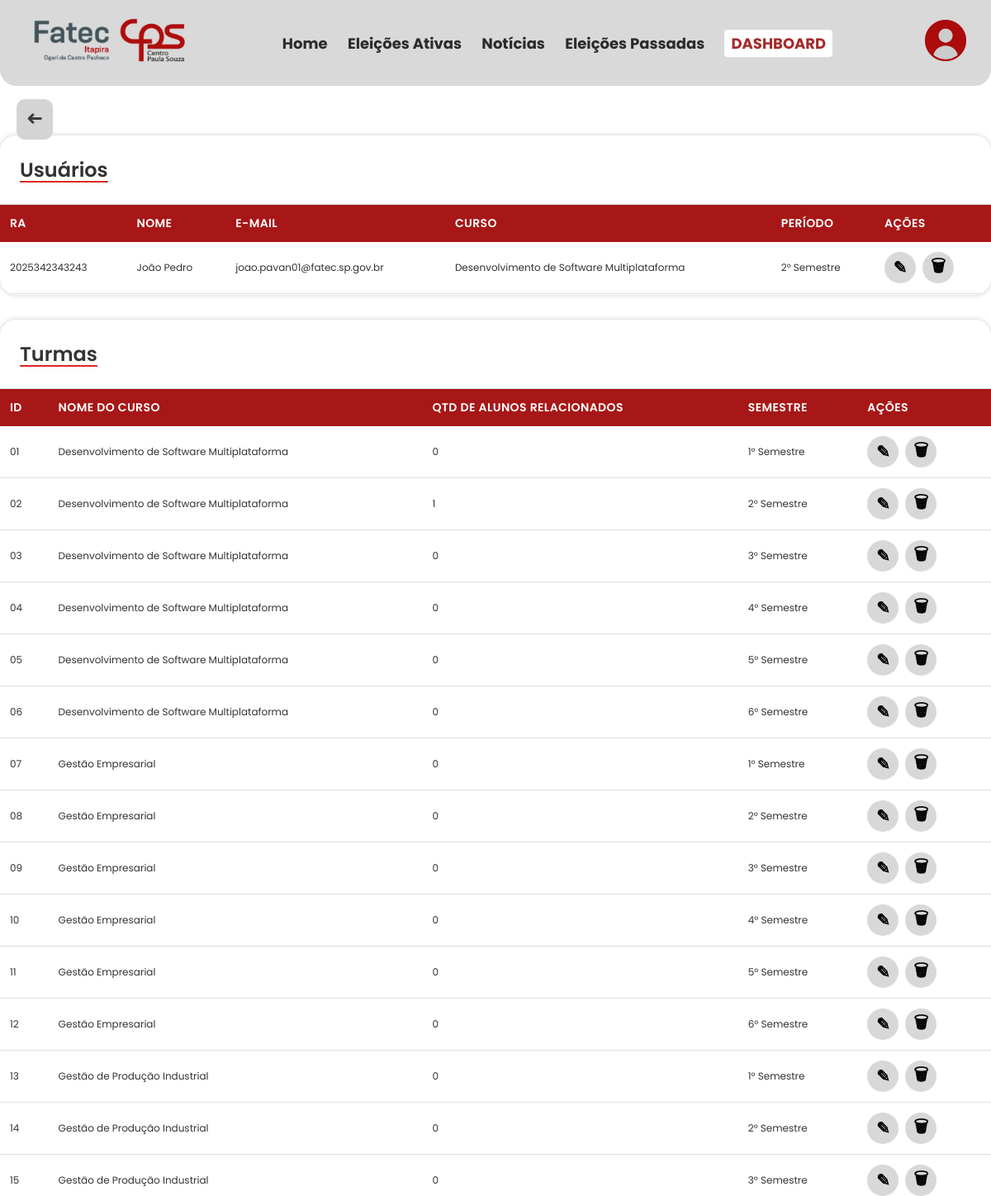
The page /Pages/turmausuario.php (signed in, upper part) on the database as committed earlier.
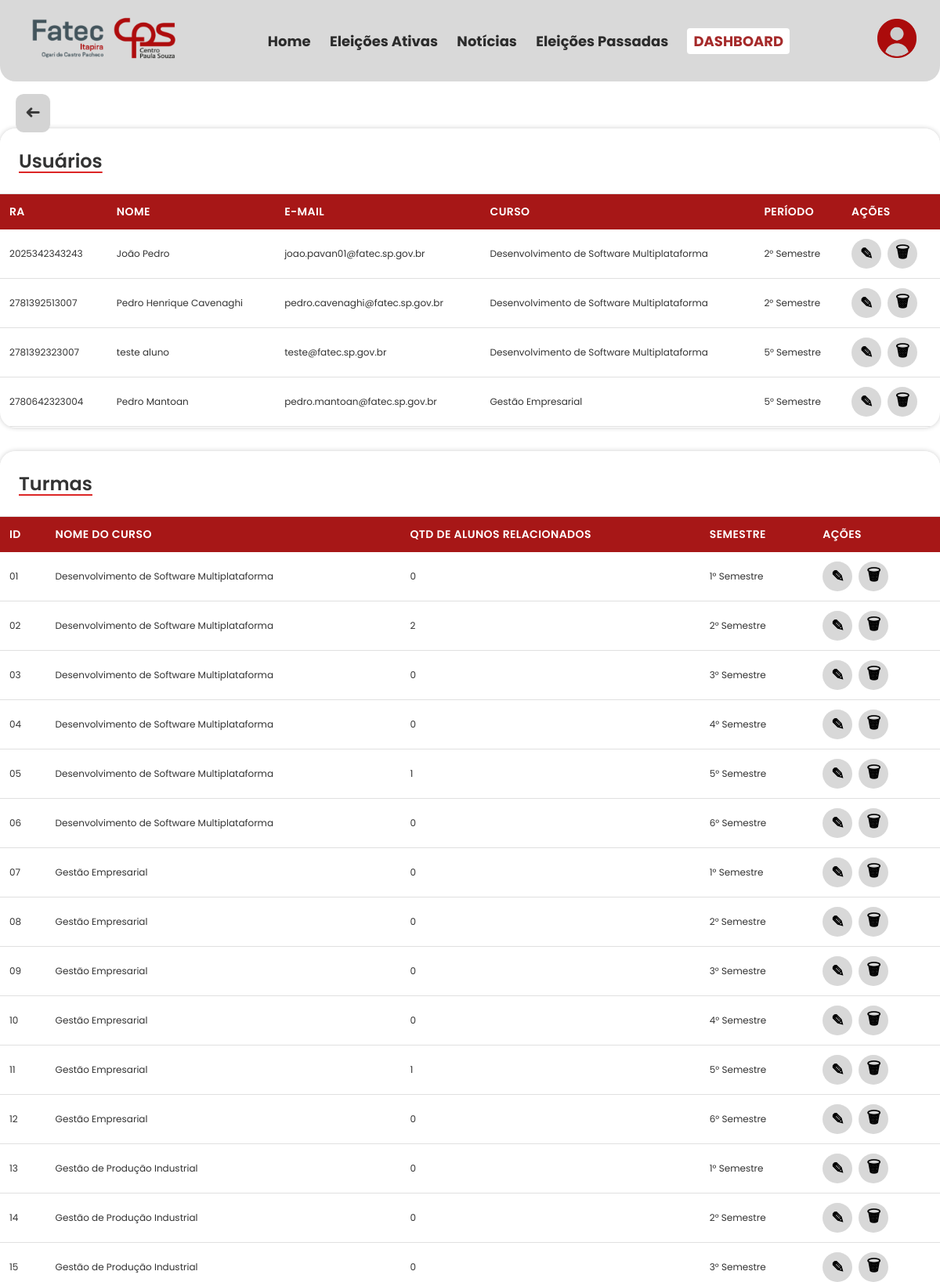
The same page on the database as committed later.
### tables this page shows
CREATE TABLE `alunos` (
  `id` int(11) NOT NULL,
  `ra` varchar(20) NOT NULL,
  `nome` varchar(100) NOT NULL,
  `email_institucional` varchar(100) NOT NULL,
  `senha` varchar(255) NOT NULL,
  `turma_id` int(11) DEFAULT NULL,
  `criado_data` timestamp NOT NULL DEFAULT current_timestamp(),
  `atualizado_data` timestamp NOT NULL DEFAULT current_timestamp() ON UPDATE current_timestamp()
);

CREATE TABLE `cursos` (
  `id` int(11) NOT NULL,
  `nome` varchar(50) NOT NULL
);

CREATE TABLE `semestres` (
  `id` int(11) NOT NULL,
  `nome` varchar(20) NOT NULL
);

CREATE TABLE `turmas` (
  `id` int(11) NOT NULL,
  `curso_id` int(11) NOT NULL,
  `semestre_id` int(11) NOT NULL
);

### Pages/turmausuario.php (the view, shortened to what the changed rows need)
<?php
include '../php/config.php';
$sqlUsuarios = "
    SELECT
        a.id AS aluno_id,
        a.ra,
        a.nome,
        a.email_institucional,
        c.nome AS curso_nome,
        s.nome AS semestre_nome
    FROM alunos a
    LEFT JOIN turmas t ON a.turma_id = t.id
    LEFT JOIN cursos c ON t.curso_id = c.id
    LEFT JOIN semestres s ON t.semestre_id = s.id
";
$resultUsuarios = $conexao->query($sqlUsuarios);
$sqlTurmas = "
    SELECT
        t.id AS turma_id,
        c.id AS curso_id,
        c.nome AS curso_nome,
        s.nome AS semestre_nome,
        COUNT(a.id) AS qtd_alunos
    FROM turmas t
    LEFT JOIN cursos c ON t.curso_id = c.id
    LEFT JOIN semestres s ON t.semestre_id = s.id
    LEFT JOIN alunos a ON a.turma_id = t.id
    GROUP BY t.id
";
$resultTurmas = $conexao->query($sqlTurmas);
?>
<!DOCTYPE html>
<html lang="pt-br">
<head>
    <link rel="stylesheet" href="../Styles/dashboard.css">
    <link rel="stylesheet" href="https://cdnjs.cloudflare.com/ajax/libs/animate.css/4.1.1/animate.min.css" />
    <link rel="stylesheet" href="https://cdnjs.cloudflare.com/ajax/libs/font-awesome/6.5.0/css/all.min.css">
    <link rel="stylesheet" href="https://cdnjs.cloudflare.com/ajax/libs/font-awesome/6.5.0/css/all.min.css">
</head>
<body>
    <div class="container" style="margin-top: 5%;">
        <div class="table-header">
            <h2>Usuários</h2>
        </div>
        <div class="table-container">
            <table>
                <thead>
                    <tr>
                        <th>RA</th>
                        <th>Nome</th>
                        <th>E-Mail</th>
                        <th>Curso</th>
                        <th>Período</th>
                        <th>Ações</th>
                    </tr>
                </thead>
                <tbody id="usuarios-tbody">
                <?php if ($resultUsuarios->num_rows > 0): ?>
                    <?php foreach ($resultUsuarios as $usuario): ?>
                        <tr>
                            <td><?php echo htmlspecialchars($usuario['ra']); ?></td>
                            <td><?php echo htmlspecialchars($usuario['nome']); ?></td>
                            <td><?php echo htmlspecialchars($usuario['email_institucional']); ?></td>
                            <td><?php echo htmlspecialchars($usuario['curso_nome']); ?></td>
                            <td><?php echo htmlspecialchars($usuario['semestre_nome']); ?></td>
                            <td>
                                <div class="actions">
                                    <button class="action-btn tableEdit-btn" title="Editar" onclick="editarUsuario('<?php echo $usuario['aluno_id']; ?>')">✎</button>
                                    <button class="action-btn tabledelete-btn" title="Excluir" onclick="excluirUsuario('<?php echo $usuario['aluno_id']; ?>')">🗑</button>
                                </div>
                            </td>
                        </tr>
                    <?php endforeach; ?>
                <?php else: ?>
                    <tr><td colspan="7">Nenhum usuário encontrado.</td></tr>
                <?php endif; ?>
            </tbody>
            </table>
        </div>
    </div>
    <div class="container">
        <div class="table-header">
            <h2>Turmas</h2>
        </div>
        <div class="table-container">
            <table>
                <thead>
                    <tr>
                        <th>ID</th>
                        <th>Nome do Curso</th>
                        <th>Qtd de Alunos Relacionados</th>
                        <th>Semestre</th>
                        <th>Ações</th>
                    </tr>
                </thead>
                <tbody id="turmas-tbody">
                <?php if ($resultTurmas->num_rows > 0): ?>
                    <?php foreach ($resultTurmas as $turma): ?>
                        <?php $idFormatado = str_pad($turma['turma_id'], 2, '0', STR_PAD_LEFT); ?>
                        <tr>
                            <td><?php echo $idFormatado; ?></td>
                            <td><?php echo htmlspecialchars($turma['curso_nome']); ?></td>
                            <td><?php echo $turma['qtd_alunos']; ?></td>
                            <td><?php echo htmlspecialchars($turma['semestre_nome']); ?></td>
                            <td>
                                <div class="actions">
                                    <button class="action-btn tableEdit-btn" title="Editar" onclick="editarTurma('<?php echo $turma['turma_id']; ?>')">✎</button>
                                    <button class="action-btn tabledelete-btn" title="Excluir" onclick="excluirTurma('<?php echo $turma['turma_id']; ?>')">🗑</button>
                                </div>
                            </td>
                        </tr>
                    <?php endforeach; ?>
                <?php else: ?>
                    <tr><td colspan="5">Nenhuma turma encontrada.</td></tr>
                <?php endif; ?>
            </tbody>
            </table>
        </div>
    </div>
</body>
</html>

Rows that differ between the two databases and show on the page:
added alunos: ra "2781392513007", nome "Pedro Henrique Cavenaghi", email_institucional "pedro.cavenaghi@fatec.sp.gov.br", cursos.nome "Desenvolvimento de Software Multiplataforma", semestres.nome "2° Semestre"
added alunos: ra "2781392323007", nome "teste aluno", email_institucional "teste@fatec.sp.gov.br", cursos.nome "Desenvolvimento de Software Multiplataforma", semestres.nome "5° Semestre"
added alunos: ra "2780642323004", nome "Pedro Mantoan", email_institucional "pedro.mantoan@fatec.sp.gov.br", cursos.nome "Gestão Empresarial", semestres.nome "5° Semestre"
computed for turmas "02": qtd_alunos "1" → "2"
computed for turmas "05": qtd_alunos "0" → "1"
computed for turmas id 11: qtd_alunos "0" → "1"
